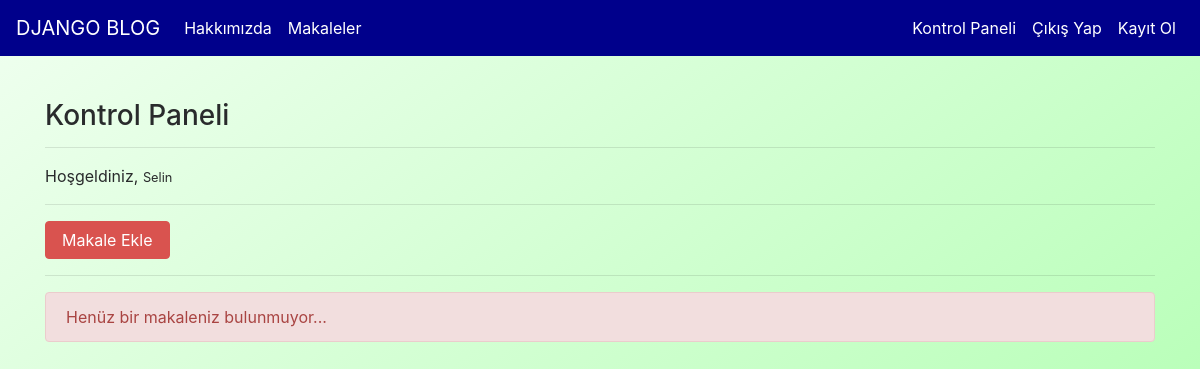
/articles/dashboard/ (signed in), run on an earlier commit of the app's database.
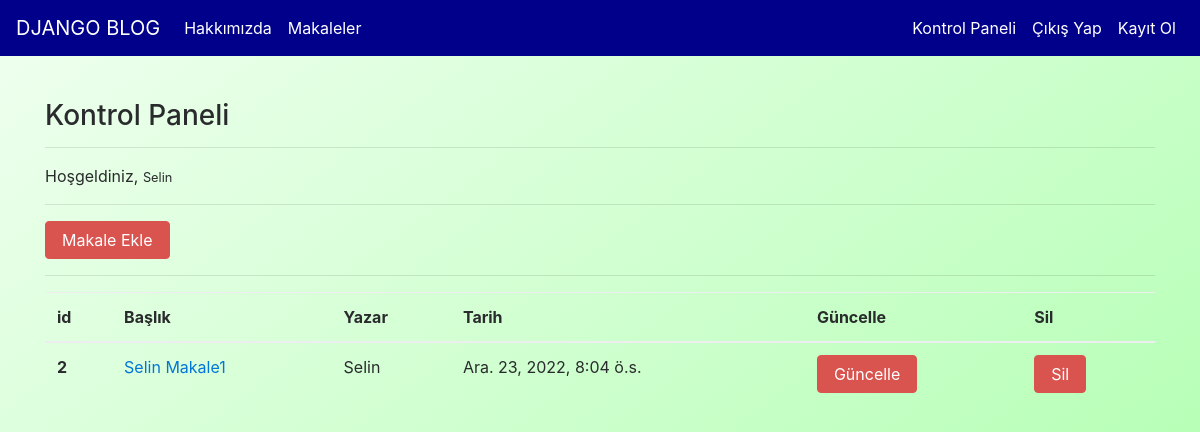
And on a later commit of the database.
### article/models.py (models this page shows, shortened)
class Article(models.Model):
    author = models.ForeignKey("auth.User",on_delete = models.CASCADE,verbose_name = "Yazar ")
    title = models.CharField(max_length = 50,verbose_name = "Başlık")
    content = RichTextField()
    created_date = models.DateTimeField(auto_now_add=True,verbose_name="Oluşturulma Tarihi")
    article_image = models.FileField(blank = True,null = True,verbose_name="Makaleye Fotoğraf Ekleyin")
    class Meta:
        ordering = ['-created_date']

### article/views.py (the view)
# urls.py: path('dashboard/',views.dashboard,name = "dashboard"),
@login_required(login_url = "user:login")
def dashboard(request):
    articles = Article.objects.filter(author = request.user)
    context = {
        "articles":articles
    }
    return render(request,"dashboard.html",context)

### templates/dashboard.html
{% extends "layout.html" %}
{% block body %}
<h3>Kontrol Paneli</h3>
<hr>
<p>
    Hoşgeldiniz, <small>{{request.user.username}}</small>
</p>
<hr>
<a class = "btn btn-danger" href = "{% url 'article:addarticle' %}">Makale Ekle </a>
<hr>
{% if articles %}
<table class="table">
        <thead>
          <tr>
            <th scope="col">id</th>
            <th scope="col">Başlık</th>
            <th scope="col">Yazar</th>
            <th scope="col">Tarih</th>
            <th scope="col">Güncelle</th>
            <th scope="col">Sil</th>
          </tr>
        </thead>
        <tbody>
          {% for article in articles %}
          <tr>
            <th scope="row">{{article.id}}</th>
            <td><a href="{% url 'article:detail' article.id %}">{{article.title}}</a></td>
            <td>{{article.author.username}}</td>
            <td>{{article.created_date}}</td>
            <td><a href="{% url 'article:update' article.id %}" class = "btn btn-danger">Güncelle</a></td>
            <td><a href="{% url 'article:delete' article.id %}" class = "btn btn-danger">Sil</a> </td>
          </tr>
          {% endfor %}
        </tbody>
      </table>
{% else %}
<div class = "alert alert-danger">
    Henüz bir makaleniz bulunmuyor...
</div>
{% endif %}
{% endblock body %}

### templates/layout.html (shortened to what this page needs)
<!DOCTYPE html>
{% load static %}
<html lang="en">
<head>
    <link rel="stylesheet" href="{% static 'css/bootstrap.min.css' %}">
</head>
<body id="header">
        {% include "includes/navbar.html" %}
        <div style = "margin-top : 100px; margin-bottom:100px;" class = "container">
            {% block body %}
            {% endblock body %}
        </div>
    </body>
</html>

### templates/includes/navbar.html (shortened to what this page needs)
<nav class="navbar navbar-toggleable-md navbar-inverse fixed-top" style="background-color: darkblue;">
        <a class="navbar-brand" href="{% url 'index'  %}">DJANGO BLOG</a>
        <div class="collapse navbar-collapse" id="navbarCollapse">
          <ul class="navbar-nav mr-auto">
            <li class="nav-item active">
              <a class="nav-link" href="{% url 'about'  %}">Hakkımızda</a>
            </li>
            <li class="nav-item active">
                <a class="nav-link" href="{% url 'article:articles'  %}">Makaleler</a>
            </li>
          </ul>
          <ul class="navbar-nav ml-auto">
          {% if request.user.is_authenticated %}
          <li class="nav-item active">
            <a class="nav-link" href="{% url 'article:dashboard'  %}">Kontrol Paneli</a>
          </li>
          <li class="nav-item active">
            <a class="nav-link" href="{% url 'user:logout'  %}">Çıkış Yap</a>
          </li>
          {% else %}
          <li class="nav-item active">
            <a class="nav-link" href="{% url 'user:login'  %}">Giriş Yap</a>
          </li>
          {% endif %}
          <li class="nav-item active">
            <a class="nav-link" href="{% url 'user:register'  %}">Kayıt Ol</a>
          </li>
          </ul>
        </div>
</nav>

### templates/layout.html (style rules this page uses)
body { margin: 0; }
#header { position: relative; background-image: linear-gradient( to bottom right, rgba(230, 255, 230, 0.6), rgba(102, 255, 102, 0.6)); height: 100vh; background-size: cover; }

What changed in the data, as far as the page shows it:
added Article: id "2", title "Selin Makale1", author.username "Selin", created_date "Ara. 23, 2022, 8:04 ö.s."
Also different on the page:
text no longer shown: "Henüz bir makaleniz bulunmuyor..."
text now shown: "id Başlık Yazar Tarih Güncelle Sil"
